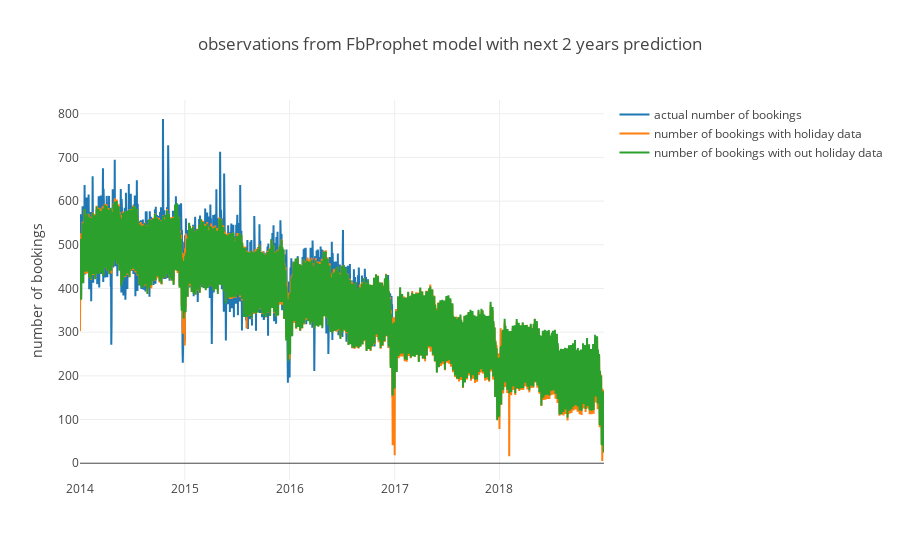

Here is the notebook cell this chart was saved with:
### Code cell
trace0 = go.Scatter(
    x = result_df.BOOKING_DATE,
    y = result_df.BOOKING_HAL_ID,
    mode = 'lines',
    name = 'actual number of bookings'
)
trace1 = go.Scatter(
    x = compared_df.ds,
    y = compared_df.yhat,
    mode = 'lines',
    name = 'number of bookings with holiday data'
)
trace2 = go.Scatter(
    x = compared_df.ds,
    y = compared_df.yhat_no_holiday,
    mode = 'lines',
    name = 'number of bookings with out holiday data'
)
layout = go.Layout(title="observations from FbProphet model with next 2 years prediction",
                yaxis=dict(title='number of bookings')
                )
fig = go.Figure(data=[trace0, trace1, trace2], layout=layout)
py.iplot(fig, filename="Observations from FbProphet")

### Figure 1 — Plotly figure (JSON) as saved in the notebook; plotly's stock layout.template omitted (floating-point values rounded to 4 significant figures; data arrays with more than 128 entries replaced by an {"elided": "..."} marker saying what was removed)
{"data": [{"mode": "lines", "name": "actual number of bookings", "type": "scatter", "x": {"elided": "1096 str values"}, "y": {"elided": "1096 float values"}}, {"mode": "lines", "name": "number of bookings with holiday data", "type": "scatter", "x": {"elided": "1826 str values"}, "y": {"elided": "1826 float values"}}, {"mode": "lines", "name": "number of bookings with out holiday data", "type": "scatter", "x": {"elided": "1826 str values"}, "y": {"elided": "1826 float values"}}], "layout": {"title": "observations from FbProphet model with next 2 years prediction", "yaxis": {"title": "number of bookings"}}}
